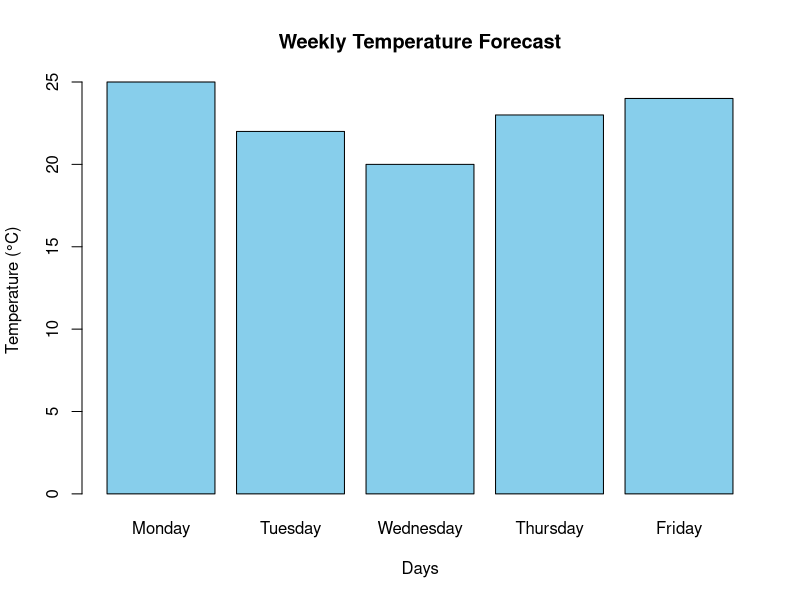

Write R code to recreate this figure.
## ---- chunk 1
# Create temperature data for the week
days <- c("Monday", "Tuesday", "Wednesday", "Thursday", "Friday")
temperatures <- c(25, 22, 20, 23, 24)

# Plot the temperature data
barplot(temperatures, names.arg = days, col = "skyblue",
main = "Weekly Temperature Forecast",
xlab = "Days", ylab = "Temperature (°C)")
